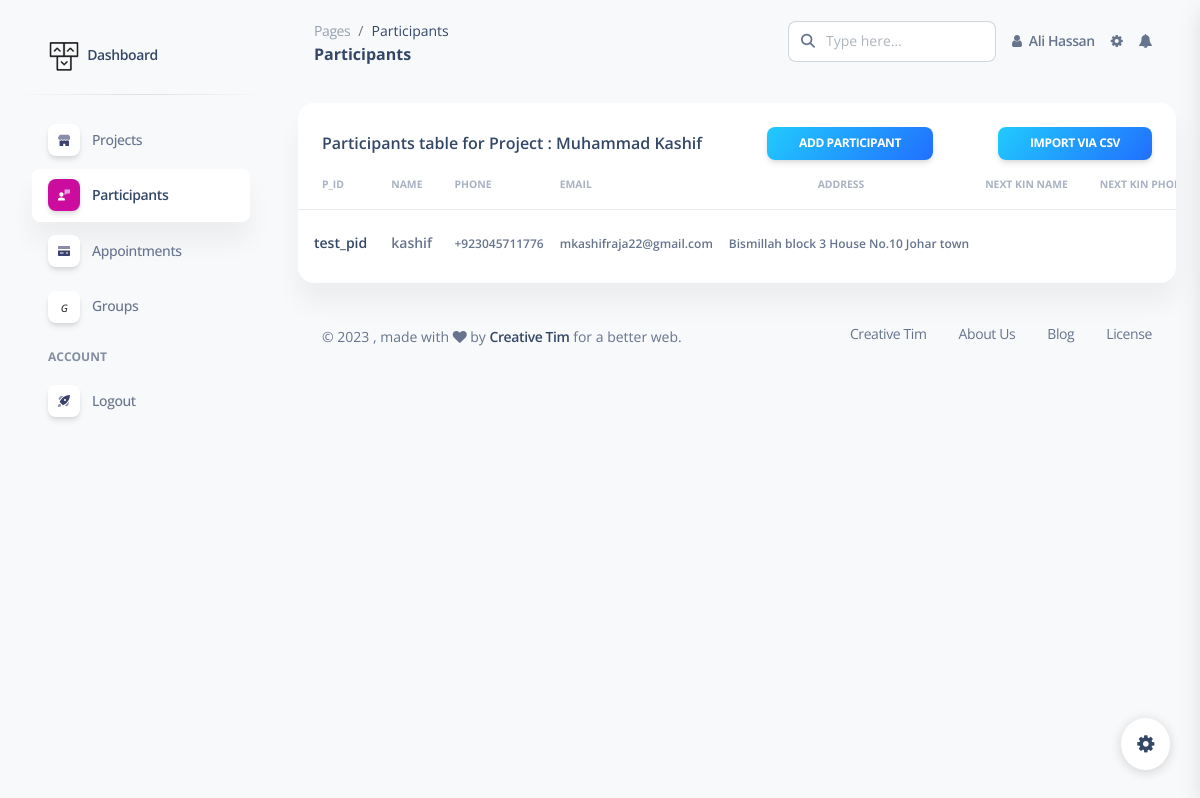
Screenshot of /project_participants/1 (signed in) with the database file from the repository.
### models.py (models this page shows, shortened)
class User(db.Model):
    id = db.Column(db.Integer, primary_key=True)
    username = db.Column(db.String(50), unique=False, nullable=False)
    email = db.Column(db.String(100), unique=True, nullable=False)
    password = db.Column(db.String(100), nullable=False)
    created_at = db.Column(db.DateTime, default=datetime.utcnow)

class Project(db.Model):
    id = db.Column(db.Integer, primary_key=True)
    name = db.Column(db.String(100), nullable=False)
    start_date = db.Column(db.DateTime, nullable=True)
    end_date = db.Column(db.DateTime, nullable=True)
    user_id = db.Column(db.Integer, db.ForeignKey('user.id'))
    user = db.relationship('User', backref='assigned_projects', lazy=True)
    users = db.relationship('User', secondary=project_user_association, backref=db.backref('projects', lazy='dynamic'))

class Participant(db.Model):
    id = db.Column(db.Integer, primary_key=True)
    name = db.Column(db.String(100), nullable=False)
    address = db.Column(db.String(200), nullable=True)
    phone = db.Column(db.String(15), nullable=True)
    email = db.Column(db.String(100), nullable=True)
    pid = db.Column(db.String(50), nullable=True)
    created_at = db.Column(db.DateTime, default=datetime.utcnow)
    project_id = db.Column(db.Integer, db.ForeignKey('project.id'))
    project = db.relationship('Project', backref=db.backref('participants', lazy=True))
    nk_name = db.Column(db.String(100), nullable=True)
    nk_address = db.Column(db.String(200), nullable=True)
    nk_phone = db.Column(db.String(15), nullable=True)
    nk_email = db.Column(db.String(100), nullable=True)

### app.py (the view)
@app.route("/project_participants/<pid>", methods=["POST", "GET"])
def project_participants(pid):
    if session["is_logged_in"] == True:
        email = session["email"]
        user = User.query.filter_by(email=email).first()
        project = Project.query.filter_by(id=pid).first()
        participants = Participant.query.filter_by(project=project)
        groups = Group.query.filter_by(user=user)
        return render_template("participants.html", participants=participants, project=project,
                               page_title='Participants', user=user, groups=groups)
    return redirect(url_for("index"))

### templates/participants.html (shortened to what this page needs)
{% extends "base.html" %}
{% block main %}
    <div class="row">
        <div class="col-12">
            <div class="card mb-4">
                <div class="card-header pb-0">
                    <div class="d-flex justify-content-between align-items-center">
                        <h6 class="m-0">{{ page_title }} table for Project : {{ project.name }}</h6>
                        <a type="submit" class="btn btn-sm bg-gradient-info mb-0" data-toggle="modal"
                           data-target="#exampleModal">Add Participant</a><a type="submit"
                                                                             class="btn btn-sm bg-gradient-info mb-0"
                                                                             data-toggle="modal"
                                                                             data-target="#importmodel">Import via
                        CSV</a>
                    </div>
                </div>
                <div class="card-body px-0 pt-0 pb-2">
                    <div class="table-responsive p-0">
                        <table class="table align-items-center justify-content-center mb-0">
                            <thead>
                            <tr>
                                <th class="text-uppercase text-secondary text-xxs font-weight-bolder opacity-7">
                                    P_ID
                                </th>
                                <th class="text-uppercase text-secondary text-xxs font-weight-bolder opacity-7 ps-2">
                                    Name
                                </th>
                                <th class="text-uppercase text-secondary text-xxs font-weight-bolder opacity-7 ps-2">
                                    Phone
                                </th>
                                <th class="text-uppercase text-secondary text-xxs font-weight-bolder opacity-7 ps-2">
                                    Email
                                </th>
                                <th class="text-uppercase text-secondary text-xxs font-weight-bolder text-center opacity-7 ps-2">
                                    Address
                                </th>
                                <th class="text-uppercase text-secondary text-xxs font-weight-bolder opacity-7 ps-2">
                                    Next kin Name
                                </th>
                                <th class="text-uppercase text-secondary text-xxs font-weight-bolder opacity-7 ps-2">
                                    Next kin Phone
                                </th>
                            </tr>
                            </thead>
                            <tbody>
                            {% for participant in participants %}
                                <tr>
                                    <td>
                                        <div class="d-flex px-2">
                                            <div class="my-auto">
                                                <h6 class="mb-0 text-sm">{{ participant.pid }}</h6>
                                            </div>
                                        </div>
                                    </td>
                                    <td>
                                        <p class="text-sm font-weight-bold mb-0">{{ participant.name }}</p>
                                    </td>
                                    <td>
                                        <span class="text-xs font-weight-bold">{{ participant.phone }}</span>
                                    </td>
                                    <td>
                                        <span class="text-xs font-weight-bold">{{ participant.email }}</span>
                                    </td>
                                    <td class="align-middle text-center">
                                        <span class="text-xs font-weight-bold">{{ participant.address }}</span>
                                    </td>
                                    <td>
                                    </td>
                                    <td>
                                    </td>
                                </tr>
                            {% endfor %}
                            </tbody>
                        </table>
                    </div>
                </div>
            </div>
        </div>
    </div>
{% endblock %}

### templates/base.html (shortened to what this page needs)
<!DOCTYPE html>
<html lang="en">
<head>
    <link href="{{ url_for('static', filename='css/nucleo-icons.css') }}" rel="stylesheet"/>
    <link href="{{ url_for('static', filename='css/nucleo-svg.css') }}" rel="stylesheet"/>
    <link href="{{ url_for('static', filename='css/nucleo-svg.css') }}" rel="stylesheet"/>
    <link id="pagestyle" href="{{ url_for('static', filename='css/soft-ui-dashboard.css') }}" rel="stylesheet"/>
    <link rel="stylesheet" href="https://cdnjs.cloudflare.com/ajax/libs/font-awesome/4.7.0/css/font-awesome.min.css">
</head>
<body class="g-sidenav-show  bg-gray-100">
{% include 'sidebar.html' %}
<main class="main-content position-relative max-height-vh-100 h-100 mt-1 border-radius-lg ">
    <nav class="navbar navbar-main navbar-expand-lg px-0 mx-4 shadow-none border-radius-xl" id="navbarBlur"
         navbar-scroll="true">
        <div class="container-fluid py-1 px-3">
            <nav aria-label="breadcrumb">
                <ol class="breadcrumb bg-transparent mb-0 pb-0 pt-1 px-0 me-sm-6 me-5">
                    <li class="breadcrumb-item text-sm"><a class="opacity-5 text-dark" href="javascript:;">Pages</a>
                    </li>
                    <li class="breadcrumb-item text-sm text-dark active" aria-current="page">{{ page_title }}</li>
                </ol>
                <h6 class="font-weight-bolder mb-0">{{ page_title }}</h6>
            </nav>
            <div class="collapse navbar-collapse mt-sm-0 mt-2 me-md-0 me-sm-4" id="navbar">
                <div class="ms-md-auto pe-md-3 d-flex align-items-center">
                    <div class="input-group">
                            <span class="input-group-text text-body"><i class="fas fa-search"
                                                                        aria-hidden="true"></i></span>
                        <input type="text" class="form-control" placeholder="Type here...">
                    </div>
                </div>
                <ul class="navbar-nav  justify-content-end">
                    <li class="nav-item d-flex align-items-center">
                        <a href="javascript:;" class="nav-link text-body font-weight-bold px-0">
                            <i class="fa fa-user me-sm-1"></i>
                            <span class="d-sm-inline d-none">{{ user.username }}</span>
                        </a>
                    </li>
                    <li class="nav-item px-3 d-flex align-items-center">
                        <a href="javascript:;" class="nav-link text-body p-0">
                            <i class="fa fa-cog fixed-plugin-button-nav cursor-pointer"></i>
                        </a>
                    </li>
                    <li class="nav-item dropdown pe-2 d-flex align-items-center">
                        <a href="javascript:;" class="nav-link text-body p-0" id="dropdownMenuButton"
                           data-bs-toggle="dropdown" aria-expanded="false">
                            <i class="fa fa-bell cursor-pointer"></i>
                        </a>
                    </li>
                </ul>
            </div>
        </div>
    </nav>
    <div class="container-fluid py-4">
        {% block main %}
        {% endblock %}
        <footer class="footer pt-3  ">
            <div class="container-fluid">
                <div class="row align-items-center justify-content-lg-between">
                    <div class="col-lg-6 mb-lg-0 mb-4">
                        <div class="copyright text-center text-sm text-muted text-lg-start">
                            ©
                            ,
                            made with <i class="fa fa-heart"></i> by
                            <a href="https://www.creative-tim.com" class="font-weight-bold" target="_blank">Creative
                                Tim</a>
                            for a better web.
                        </div>
                    </div>
                    <div class="col-lg-6">
                        <ul class="nav nav-footer justify-content-center justify-content-lg-end">
                            <li class="nav-item">
                                <a href="https://www.creative-tim.com" class="nav-link text-muted" target="_blank">Creative
                                    Tim</a>
                            </li>
                            <li class="nav-item">
                                <a href="https://www.creative-tim.com/presentation" class="nav-link text-muted"
                                   target="_blank">About Us</a>
                            </li>
                            <li class="nav-item">
                                <a href="https://creative-tim.com/blog" class="nav-link text-muted"
                                   target="_blank">Blog</a>
                            </li>
                            <li class="nav-item">
                                <a href="https://www.creative-tim.com/license" class="nav-link pe-0 text-muted"
                                   target="_blank">License</a>
                            </li>
                        </ul>
                    </div>
                </div>
            </div>
        </footer>
    </div>
</main>
<div class="fixed-plugin">
    <a class="fixed-plugin-button text-dark position-fixed px-3 py-2">
        <i class="fa fa-cog py-2"> </i>
    </a>
</div>
</body>
</html>

### templates/base.html (style rules this page uses)
.dropdown { position: relative; display: inline-block; }

### rows the page displays
User: username "Ali Hassan"
Project: name "Muhammad Kashif"
Participant: pid "test_pid", name "kashif", phone "+923045711776", email "mkashifraja22@gmail.com", address "Bismillah block 3 House No.10 Johar town"

### other values shown
{{ page_title }} "Participants"
